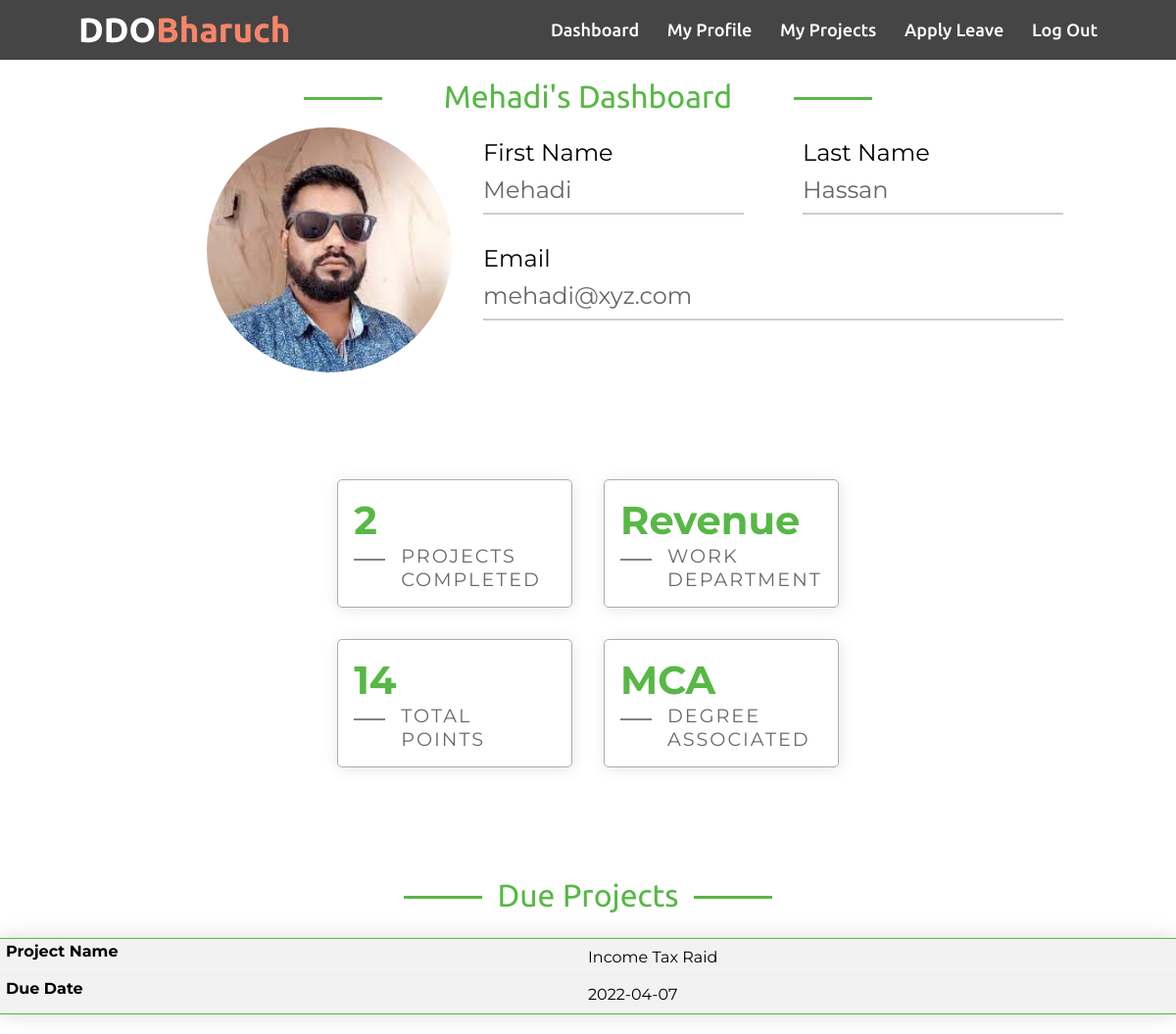
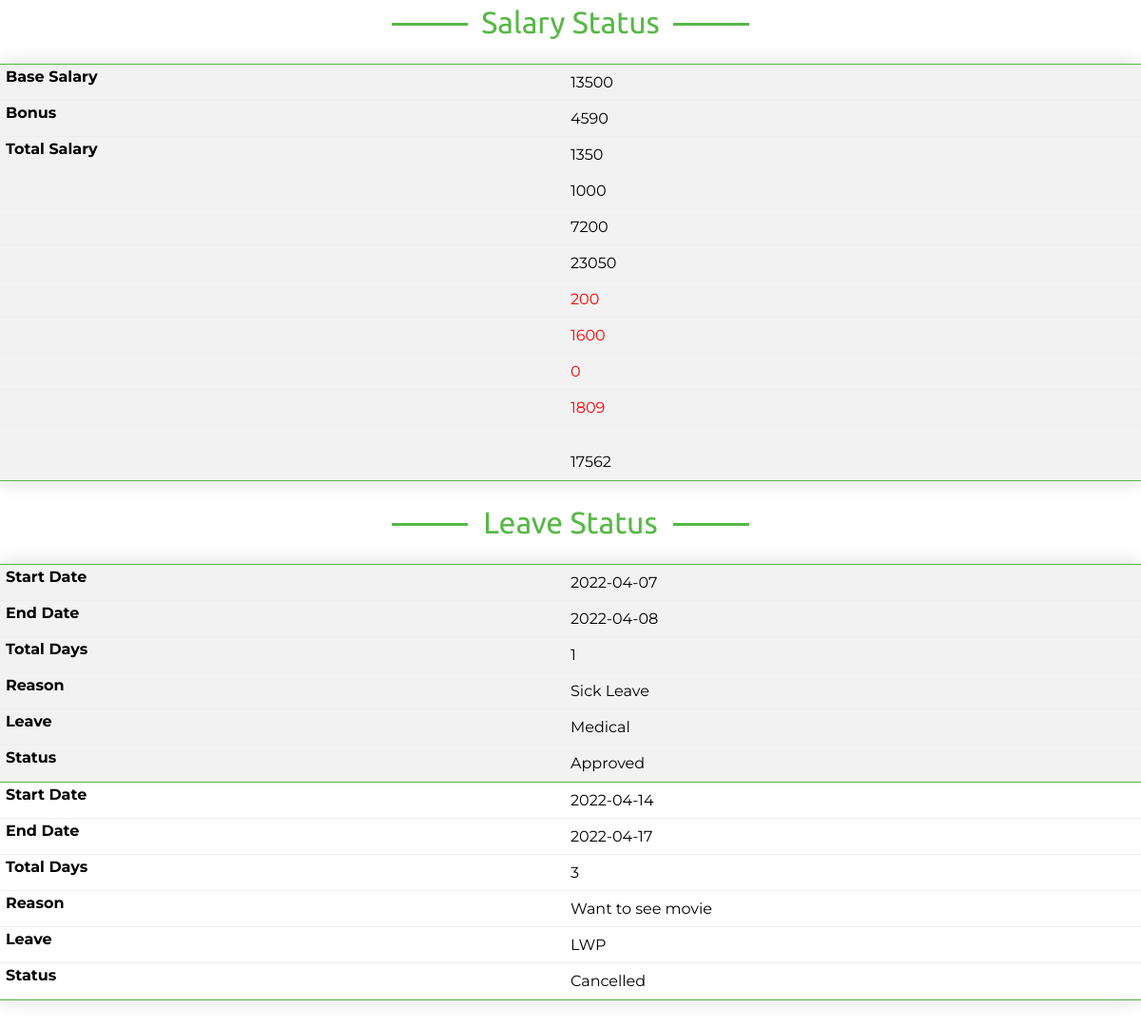
/eloginwel.php?id=101, run on the app's committed database (2 pictures, top to bottom).
### tables this page shows
CREATE TABLE `employee` (
  `id` int(11) NOT NULL,
  `firstName` varchar(100) NOT NULL,
  `lastName` varchar(100) NOT NULL,
  `email` varchar(100) NOT NULL,
  `password` text NOT NULL,
  `birthday` date NOT NULL,
  `gender` varchar(10) NOT NULL,
  `contact` varchar(20) NOT NULL,
  `nid` int(20) NOT NULL,
  `Jdate` date DEFAULT NULL,
  `address` varchar(100) DEFAULT NULL,
  `dept` varchar(100) NOT NULL,
  `degree` varchar(100) NOT NULL,
  `pic` text NOT NULL
);

CREATE TABLE `rank` (
  `eid` int(11) NOT NULL,
  `points` int(11) NOT NULL DEFAULT 0
);

CREATE TABLE `project` (
  `pid` int(11) NOT NULL,
  `eid` int(11) DEFAULT NULL,
  `pname` varchar(100) DEFAULT NULL,
  `duedate` date DEFAULT NULL,
  `subdate` date DEFAULT NULL,
  `mark` int(11) NOT NULL DEFAULT 0,
  `status` varchar(50) DEFAULT NULL
);

CREATE TABLE `salary` (
  `id` int(11) NOT NULL,
  `base` int(11) NOT NULL,
  `DA` int(11) NOT NULL,
  `HRA` int(11) NOT NULL,
  `Medical` int(11) NOT NULL,
  `Vehicle` int(11) NOT NULL,
  `bonus` int(11) DEFAULT NULL,
  `total` int(11) DEFAULT NULL,
  `ProfessionalTax` int(11) NOT NULL,
  `GroupInsurance` int(11) NOT NULL,
  `IncomeTax` int(11) NOT NULL,
  `ProvidentFund` int(11) NOT NULL,
  `NetSalary` int(11) NOT NULL
);

CREATE TABLE `employee_leave` (
  `id` int(11) DEFAULT NULL,
  `token` int(11) NOT NULL,
  `start` date DEFAULT NULL,
  `end` date DEFAULT NULL,
  `reason` char(100) DEFAULT NULL,
  `leave` char(25) DEFAULT NULL,
  `CutSalary` int(7) DEFAULT NULL,
  `status` char(50) DEFAULT NULL
);

### eloginwel.php (the view, shortened to what this page needs)
<?php
include('nav4.php');
require_once('process/dbh.php');
$sql1 = "SELECT * FROM `employee` where id = '$id'";
$result1 = mysqli_query($conn, $sql1);
if ($result1) {
	while ($res = mysqli_fetch_assoc($result1)) {
		$firstname = $res['firstName'];
		$lastname = $res['lastName'];
		$email = $res['email'];
		$pic = $res['pic'];
		$degree = $res['degree'];
		$department = $res['dept'];
	}
}
$sql = "SELECT id,  points FROM employee, rank WHERE rank.eid = '$id'";
$sql1 = "SELECT `pname`, `duedate` FROM `project` WHERE eid = $id and status = 'Due'";
$sql2 = "Select * From employee, employee_leave Where employee.id = $id and employee_leave.id = $id order by employee_leave.token";
$sql3 = "SELECT * FROM `salary` WHERE salary.id = $id";
$result = mysqli_query($conn, $sql);
$result1 = mysqli_query($conn, $sql1);
$result2 = mysqli_query($conn, $sql2);
$result3 = mysqli_query($conn, $sql3);
if ($result) {
	while ($employee = mysqli_fetch_assoc($result)) {
		$points = $employee['points'];
	}
}
$result = mysqli_query($conn, "select count(1) FROM project WHERE eid = $id");
$row = mysqli_fetch_array($result);
$total = $row[0];
?>
<!DOCTYPE html>
<html lang="en">
<head>
	<link rel="stylesheet" type="text/css" href="css/main.css" media="all">
	<link rel="stylesheet" type="text/css" href="css/styleemplogin.css">
	<link href="vendor/mdi-font/css/material-design-iconic-font.min.css" rel="stylesheet" media="all">
	<link href="vendor/font-awesome-4.7/css/font-awesome.min.css" rel="stylesheet" media="all">
</head>
<body>
	<div id="divimg">
		<div class="eloginwel-container">
			<h2 class="elogin-heading" style="margin: auto;"><?php echo $firstname; ?>'s Dashboard </h2>
			<div class="elogin-section">
				<div class="img-left">
					<img src="process/<?php echo $pic; ?>" alt="profile pic">
					<form class="eloginwel-form" method="post">
						<div class="row row-space">
							<div class="col-2">
								<div class="input-group">
									<p>First Name</p>
									<input class="input--style-1 elogin-input" type="text" name="firstName" value="<?php echo $firstname; ?>" readonly>
								</div>
							</div>
							<div class="col-2">
								<div class="input-group">
									<p>Last Name</p>
									<input class="input--style-1 elogin-input" type="text" name="lastName" value="<?php echo $lastname; ?>" readonly>
								</div>
							</div>
						</div>
						<div class="input-group">
							<p>Email</p>
							<input class="input--style-1 elogin-input" type="email" name="email" value="<?php echo $email; ?>" readonly>
						</div>
					</form>
				</div>
				<div class="details-right">
					<div class="details-item">
						<div class="abt-text">
							<p class="large-text"><?php echo $total; ?></p>
							<p class="small-text">Projects <br /> Completed</p>
						</div>
					</div>
					<div class="details-item">
						<div class="abt-text">
							<p class="large-text extra-large-text"><?php echo $department; ?></p>
							<p class="small-text">Work<br /> Department</p>
						</div>
					</div>
					<div class="details-item">
						<div class="abt-text">
							<p class="large-text"><?php echo $points; ?></p>
							<p class="small-text">Total <br /> Points</p>
						</div>
					</div>
					<div class="details-item">
						<div class="abt-text">
							<p class="large-text"><?php echo $degree; ?></p>
							<p class="small-text">Degree <br /> Associated</p>
						</div>
					</div>
				</div>
			</div>
			<h2 class="h2-style elogin-h2">Due Projects</h2>
			<table class="elogin-table" id="elogin-table2">
				<tr>
				</tr>
				<?php
				while ($employee1 = mysqli_fetch_assoc($result1)) {
					echo "<tr>";
					echo "<td>" . $employee1['pname'] . "</td>";
					echo "<td>" . $employee1['duedate'] . "</td>";
				}
				?>
			</table>
			<h2 class="h2-style elogin-h2">Salary Status</h2>
			<table class="elogin-table" id="elogin-table3">
				<tr>
				</tr>
				<?php
				while ($employee = mysqli_fetch_assoc($result3)) {
					echo "<tr>";
					echo "<td>" . $employee['base'] . "</td>";
					echo "<td>" . $employee['DA'] . "</td>";
					echo "<td>" . $employee['HRA'] . "</td>";
					echo "<td>" . $employee['Medical'] . "</td>";
					echo "<td>" . $employee['Vehicle'] . "</td>";
					echo "<td>" . $employee['total'] . "</td>";
					echo "<td class='minus'>" . $employee['ProfessionalTax'] . "</td>";
					echo "<td class='minus'>" . $employee['GroupInsurance'] . "</td>";
					echo "<td class='minus'>" . $employee['IncomeTax'] . "</td>";
					echo "<td class='minus'>" . $employee['ProvidentFund'] . "</td>";
					echo "<td class='minus'>" . $employee['CutSalary'] . "</td>";
					echo "<td>" . $employee['NetSalary'] . "</td>";
				}
				?>
			</table>
			<h2 class="h2-style elogin-h2">Leave Status</h2>
			<table class="elogin-table" id="elogin-table4">
				<tr>
				</tr>
				<?php
				while ($employee = mysqli_fetch_assoc($result2)) {
					$date1 = new DateTime($employee['start']);
					$date2 = new DateTime($employee['end']);
					$interval = $date1->diff($date2);
					echo "<tr>";
					echo "<td>" . $employee['start'] . "</td>";
					echo "<td>" . $employee['end'] . "</td>";
					echo "<td>" . $interval->days . "</td>";
					echo "<td>" . $employee['reason'] . "</td>";
					echo "<td>" . $employee['leave'] . "</td>";
					echo "<td>" . $employee['status'] . "</td>";
				}
				?>
			</table>
			<br>
			<br>
			<br>
			<br>
		</div>
	</div>
</body>
</html>

### css/nav.css (style rules this page uses)
* { margin: 0; padding: 0; box-sizing: border-box; text-decoration: none; background-size: cover; background-position: center; }
body { font-family: "Ubuntu", sans-serif; }
html { scroll-behavior: smooth; }

### css/main.css (style rules this page uses)
* { margin: 0; padding: 0; box-sizing: border-box; text-decoration: none; background-size: cover; background-position: center; }
body { font-family: "Ubuntu", sans-serif; }
html { scroll-behavior: smooth; }
.row { display: -webkit-box; display: -webkit-flex; display: -moz-box; display: -ms-flexbox; display: flex; -webkit-flex-wrap: wrap; -ms-flex-wrap: wrap; flex-wrap: wrap; }
.row-space { -webkit-box-pack: justify; -webkit-justify-content: space-between; -moz-box-pack: justify; -ms-flex-pack: justify; justify-content: space-between; }
.col-2 { width: -webkit-calc((100% - 60px) / 2); width: -moz-calc((100% - 60px) / 2); width: calc((100% - 60px) / 2); }
html { -webkit-box-sizing: border-box; -moz-box-sizing: border-box; box-sizing: border-box; }
*, *:before, *:after { -webkit-box-sizing: inherit; -moz-box-sizing: inherit; box-sizing: inherit; }
h2, h3, h4, h5, h6, blockquote, p, pre, dl, dd, ol, ul, figure, hr, fieldset, legend { margin: 0; padding: 0; }
table { border-collapse: collapse; border-spacing: 0; }
h1, h2, h3, h4, h5, h6 { font-weight: 400; }
h2 { font-size: 30px; }
input { outline: none; margin: 0; border: none; -webkit-box-shadow: none; -moz-box-shadow: none; box-shadow: none; width: 100%; font-size: 14px; font-family: inherit; }
.input-group { position: relative; margin-bottom: 30px; border-bottom: 2px solid #ccc; }
.input--style-1 { padding: 9px 0; color: #666; }

### eloginwel.php (style rules this page uses)
.minus { color: red; }

### data on the page
employee: firstName "Mehadi", pic (picture), lastName "Hassan", email "mehadi@xyz.com", dept "Revenue", degree "MCA"
rank: points "14"
project: pname "Income Tax Raid", duedate "2022-04-07"
salary: base "13500", DA "4590", HRA "1350", Medical "1000", Vehicle "7200", total "23050", ProfessionalTax "200", GroupInsurance "1600", IncomeTax "0", ProvidentFund "1809", NetSalary "17562"
employee_leave: start "2022-04-07", end "2022-04-08", start+end "1", reason "Sick Leave", leave "Medical", status "Approved"
employee_leave: start "2022-04-14", end "2022-04-17", start+end "3", reason "Want to see movie", leave "LWP", status "Cancelled"

### other printed values
$total "2"
